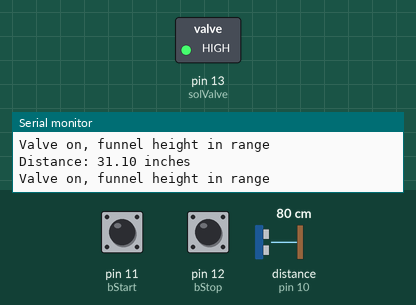
The sketch below on a simulated Arduino Uno, built with avr-gcc and run on an emulated ATmega328P. Shown: switched loads named in the sketch (green lamp = pin HIGH), the last lines printed to the serial monitor. Wiring (inferred from the names in the program): ultrasonic range finder: trigger pin 9; echo pin 10. Inputs (shaded band) come from the test bench; at power-on: pin 11 (bStart) HIGH, distance to the obstacle (sensor on pin 10) 80 cm, pin 12 (bStop) HIGH. The echo pulse lasts 58.3 µs per cm; pins used as bus, display or sensor lines are not drawn.

Above: at 1.2 s.
1.3 s: pin 11 (bStart) pulled LOW for 0.15 s
At 2.6 s:
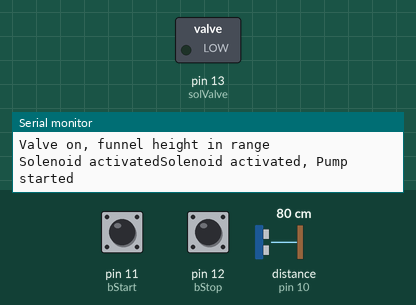
2.9 s: distance to the obstacle (sensor on pin 10) set to 16 cm
5.9 s: distance to the obstacle (sensor on pin 10) set to 12 cm
At 7.1 s:
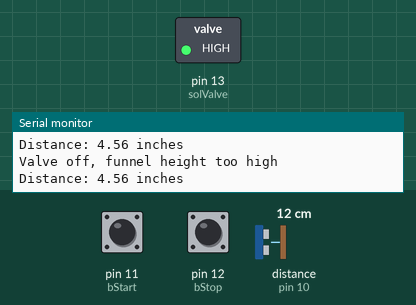
10.7 s: pin 11 (bStart) pulled LOW for 1 s
At 10.9 s:
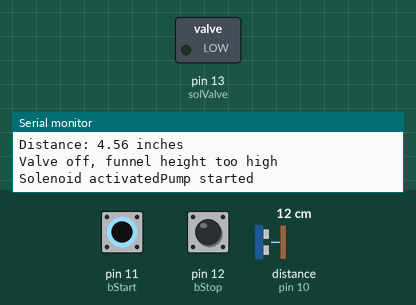
Timing chart, 0 to 13.7 s (numbered marks = the images above; inputs shaded):
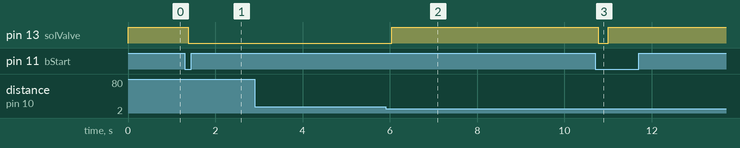

Measured:
- the behaviour switches between 14 and 13 cm on distance to the obstacle (sensor on pin 10) (found by bisection; images 1 and 2)
- after the input at 1.3 s, pin 13 (solValve): HIGH → LOW after 0.09 s
- after the input at 5.9 s, pin 13 (solValve): LOW → HIGH after 0.14 s
- after the input at 10.7 s, pin 13 (solValve): HIGH → LOW after 0.07 s, → HIGH 0.23 s later

The sketch:

Circuit.ino
```cpp
/*
This code contains three main control elements:
buttons (start/stop), solenoid valve activation, reading of ultrasonic sensor.

Created: 02/04/2025
by Zenllaze Gomez Merlo
*/

/// Setup pins for buttons start, stop, and mock level sensor
const byte bStart = 11;
const byte bStop = 12;
const byte solValve = 13;

// define pins for ultrasonic sensor
const byte PIN_trig =  9;
const byte PIN_echo =  10;
float distance = 0;


// Define max of funnel
float MAX_FUNNELHEIGHT = 5;  // NOT ACTUAL NUMBER; controls turn off of pump

// ultrasonic reading for whether valve needs to be open or closed
bool uValve = true;

/*
Function to activate solenoid
*/
void activateSolenoid() {
  digitalWrite(solValve, LOW);
  Serial.print("Solenoid activated");
  delay(200);
}

/*
Function to deactivate solenoid`1m
*/
void deactivateSolenoid() {
  digitalWrite(solValve, HIGH);
  Serial.print("Solenoid deactivated");
  delay(200);
}

/*
Function for button debounce
  @input byte with the pin number and boolean with previous state
  @returns current state or does a digital read
*/
bool debounce(byte pin, bool prevState) {
  bool currState = digitalRead(pin);
  if (currState != prevState) {
    delay(5); // Debounce delay
    return digitalRead(pin);
  }
  return currState;
}

/*
  Function to convert centimeters to inches
    @input float storing distance in cm
    @return float with distance in inches
*/
float calcInches(float cm) {
  return cm / 2.54; // conversion
}

/*
 Function to send signal to the sensor and return distance
  @return float with the distance of the liquid
 */
 float SonarDistance(){
  unsigned long pulseDuration = 0;
  float distance_cm = 0;

  digitalWrite(PIN_trig, HIGH);
  delayMicroseconds(10);
  digitalWrite(PIN_trig, LOW);
  pulseDuration = pulseIn(PIN_echo, HIGH);

  distance_cm = ((pulseDuration*.000001) * 34000)/2; //distance conversion to cm using speed of sound divided by two because wave travels the distance is twice

  return distance_cm;
 }

/*
 Function to read distance
  @return value of whether the valve needs to be turned off
 */
bool LiquidDistance() {
  // Read distance from transceiver and convert to inches
  float distance = calcInches(SonarDistance());

  if (distance == 0) {
    uValve = true; // Close valve if out of range TO DO:range fix?
    return uValve;
  }

  Serial.print("Distance: ");
  Serial.print(distance); // Print distance in inches
  Serial.println(" inches");

  if (distance <= MAX_FUNNELHEIGHT) { // Measured distance of rising liquid less than max height of funnel
    Serial.println("Valve off, funnel height too high");
    uValve = true; // Close valve
  } else {
    Serial.println("Valve on, funnel height in range");
    uValve = false; // Open valve
  }

  return uValve; // Return valve state
}

/*
Function run at initialization
*/
void setup() {
  pinMode(bStart, INPUT_PULLUP);  // Start button
  pinMode(bStop, INPUT_PULLUP);   // Stop button

  pinMode(solValve, OUTPUT);      // Solenoid valve pin as output
  digitalWrite(solValve, HIGH);    // Closed valve at the beginning

  pinMode(PIN_trig, OUTPUT); // Trigger for ultrasonic sensor
  pinMode(PIN_echo, INPUT); // Echo for ultrasonic sensor
  digitalWrite(PIN_trig, LOW); // No signal sent

  Serial.begin(9600);
}

/*
Function that microcontroller loops through
*/
void loop() {
  // Declare static variables for button states
  static bool stateStart = digitalRead(bStart);
  static bool stateStartPrior = stateStart;
  static bool stateStop = digitalRead(bStop);
  static bool stateStopPrior = stateStop;

  // Declare static variables for pump state
  static bool started = false;  // true is on, false is off
  static bool stopped = true;   // Start with pump stopped initially
  static bool stateUSensor = true;

  // Debounce and update button states
  stateStart = debounce(bStart, stateStart);
  stateStop = debounce(bStop, stateStop);

  // Update ultrasonic sensor distance state
  stateUSensor = LiquidDistance();   // Update state of liquid rising

  // Handle stop button pressed (turn off solenoid if pressed)
  if (stateStop == LOW && stateStopPrior == HIGH) {
    deactivateSolenoid();
    Serial.println("Pump stopped by stop button");
    started = false;  // Pump is stopped
    stopped = true;   // Mark pump as stopped
  }

  // Handle ultrasonic sensor reading
  if (stateUSensor == false && started && !stopped) {
    activateSolenoid(); // Turn on solenoid (pump starts)
    Serial.println("Solenoid activated, Pump started");
    started = true; // Pump is started
    stopped = false; // Mark pump as running
  } else if (stateUSensor == true && started) {
    deactivateSolenoid(); // Turn off solenoid if liquid height exceeds MAX_FUNNELHEIGHT
    Serial.println("Solenoid deactivated, Pump stopped due to sensor");
    started = false; // Pump is stopped
    stopped = true;  // Mark pump as stopped
  }

  // Handle start button press (start the pump if stopped)
  if (stateStart == LOW && stateStartPrior == HIGH && stopped) {
    if (!started) { // Start pump only if it's not already running
      activateSolenoid(); // Turn on solenoid
      Serial.println("Pump started");
      started = true; // Mark pump as started
      stopped = false; // Mark pump as running
    }
  }

  // Update prior states for debounce comparison
  stateStartPrior = stateStart;
  stateStopPrior = stateStop;
}
```
